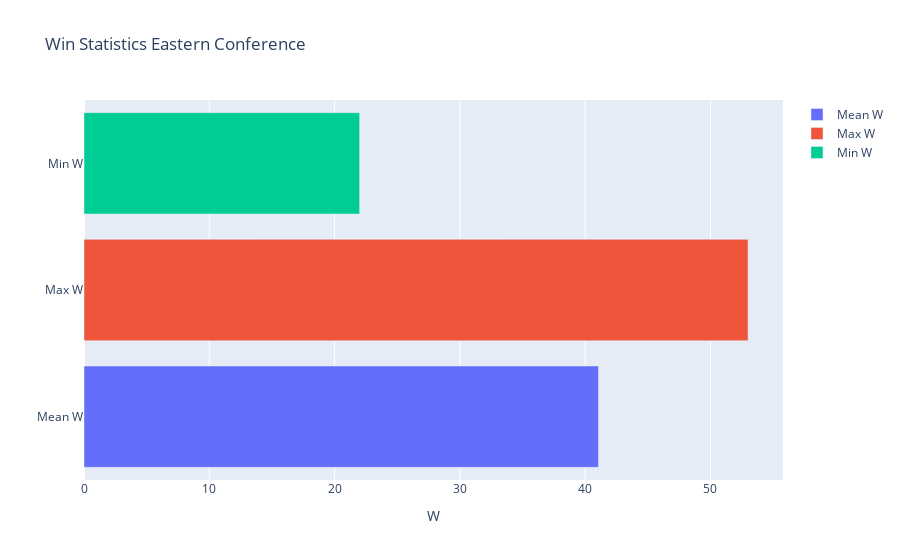

The cell this chart's notebook holds for it:
### Code cell
import plotly.graph_objects as go

# Compute mean, max, and min W
w_values = df_east["W"].values
mean_w = np.mean(w_values)
max_w = np.max(w_values)
min_w = np.min(w_values)

# Create bar chart
fig = go.Figure()
fig.add_trace(go.Bar(x=[mean_w], y=["Mean W"], orientation="h", name="Mean W"))
fig.add_trace(go.Bar(x=[max_w], y=["Max W"], orientation="h", name="Max W"))
fig.add_trace(go.Bar(x=[min_w], y=["Min W"], orientation="h", name="Min W"))
fig.update_layout(title="Win Statistics Eastern Conference", xaxis_title="W", yaxis_title="")
fig.show()
fig.write_image("eastern_w_stats123.png")

### Figure 1 — Plotly figure (JSON) as saved in the notebook; plotly's stock layout.template omitted (floating-point values rounded to 4 significant figures)
{"data": [{"name": "Mean W", "orientation": "h", "type": "bar", "x": [41.07], "y": ["Mean W"]}, {"name": "Max W", "orientation": "h", "type": "bar", "x": [53], "y": ["Max W"]}, {"name": "Min W", "orientation": "h", "type": "bar", "x": [22], "y": ["Min W"]}], "layout": {"title": {"text": "Win Statistics Eastern Conference"}, "xaxis": {"title": {"text": "W"}}, "yaxis": {"title": {"text": ""}}}}
